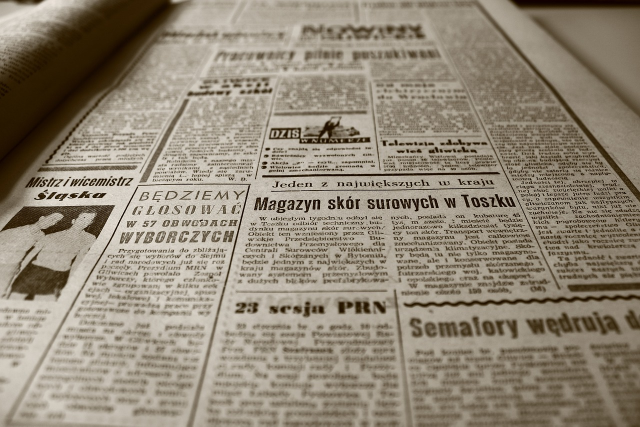
#> input picture ImgProcessing_Study/OpenCV/newspaper.jpg, 1280 x 853 px, found by its file name (shown at 1/2 size)
$ python 11_img_Perspective.py
#> lines starting #> are read from the running program, lines starting #| are printed output that depends on the picture
'''
    이미지 변형(원근)
'''

'''
   1) 사다리꼴 이미지 펼치기
'''
import cv2
import numpy as np

img = cv2.imread('../ImgProcessing_Study/OpenCV/newspaper.jpg')
#> img is the input picture: shape (853, 1280, 3); mean B, G, R 118.6, 135.1, 145.4

# 가로 크기 640, 세로 크기 240으로 결과물 출력
width, height = 640, 240

# Input 4개 지점 (시계방향)
src = np.array([[511,352],[1008,345],[1122,584],[455,594]],dtype=np.float32)
# Output 4개 지점 (시계방향)
dst = np.array([[0,0],[width,0],[width,height],[0,height]],dtype=np.float32)


# (src를 dst 변환) 값을  matrix에 저장
matrix = cv2.getPerspectiveTransform(src,dst)
# matrix 대로 변환을 함(변환할 이미지, 가공, 크기)
result = cv2.warpPerspective(img, matrix,(width,height))
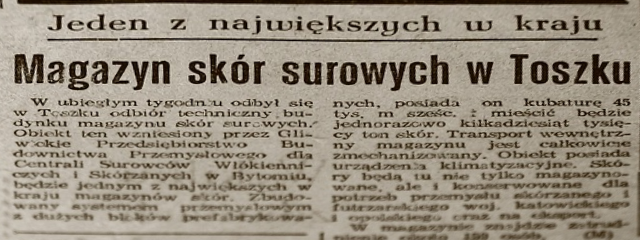
#> result: shape (240, 640, 3); mean B, G, R 125.2, 140.6, 150.2

cv2.imshow('img',img)
cv2.imshow('result',result)
cv2.waitKey(0)
cv2.destroyAllWindows()

'''
    2) 회전된 이미지 올바로 세우기
'''
import cv2
import numpy as np

img = cv2.imread('../ImgProcessing_Study/OpenCV/poker.jpg')
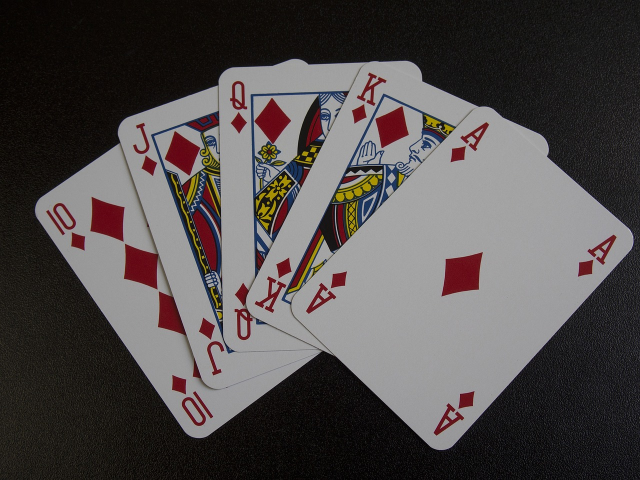
#> input picture ImgProcessing_Study/OpenCV/poker.jpg, 1280 x 960 px, found by its file name (shown at 1/2 size)
#> img is the input picture: shape (960, 1280, 3); mean B, G, R 75.9, 76.5, 81.4

# 가로 크기 640, 세로 크기 240으로 결과물 출력
width, height = 400, 580

# Input 4개 지점 (시계방향)
src = np.array([[966,211],[1266,475],[884,896],[580,610]],dtype=np.float32)
# Output 4개 지점 (시계방향)
dst = np.array([[0,0],[width,0],[width,height],[0,height]],dtype=np.float32)


# (src를 dst 변환) 값을  matrix에 저장
matrix = cv2.getPerspectiveTransform(src,dst)
# matrix 대로 변환을 함(변환할 이미지, 가공, 크기)
result = cv2.warpPerspective(img, matrix,(width,height))
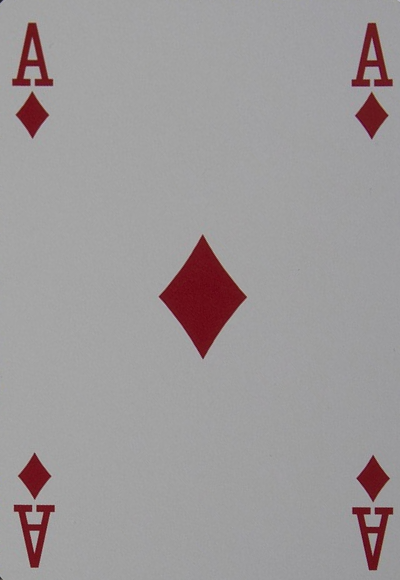
#> result: shape (580, 400, 3); mean B, G, R 154.3, 153.3, 157.8

cv2.imshow('img',img)
cv2.imshow('result',result)
cv2.waitKey(0)
cv2.destroyAllWindows()
